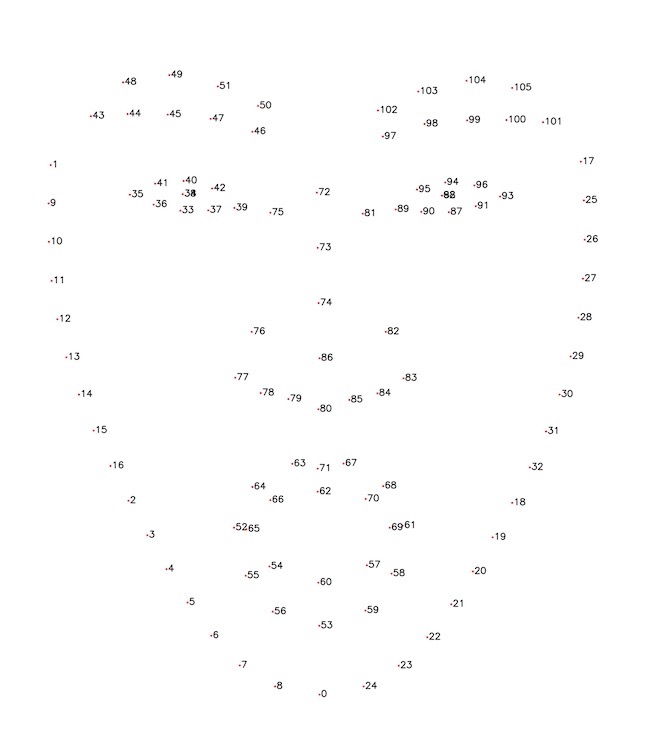
#> input picture Operators/ExampleFaceAlignmentOperator/人脸106landmark.jpeg, 660 x 746 px
$ python TextDocumentDeskewOperator.py --image_path '../ExampleFaceAlignmentOperator/人脸106landmark.jpeg'   (older library calls are emulated)
#> lines starting #> are read from the running program, lines starting #| are printed output that depends on the picture; after the words box and inside, x2 and y2 are one past the last pixel; in counts of white or black regions, pixels touching at a corner belong together
### Utils/GeometryUtils.py
import math
import operator
from functools import reduce

import bezier
import cv2
import numpy as np
import pyclipper
from pyclipper import PyclipperOffset
from scipy.interpolate import splprep, splev
from shapely.geometry import Polygon


# [211 lines left out: functions compute_two_points_angle, get_clockwise_angle_of_two_lines, curved_polygon, approximate_curved_polygon, get_region_proportion, get_bounding_rectangle and 4 more, not called in this run]


def rotate_points(_points, _degree=0, _center=(0, 0)):
    """
    逆时针绕着一个点旋转点

    Notes:

    points是非归一化的值

    Args:
        _points:    需要旋转的点
        _degree:    角度
        _center:    中心点

    Returns:    旋转后的点

    """
    angle = np.deg2rad(_degree)
    rotate_matrix = np.array([[np.cos(angle), -np.sin(angle)],
                              [np.sin(angle), np.cos(angle)]])
    center = np.atleast_2d(_center)
    points = np.atleast_2d(_points)
    return np.reshape((rotate_matrix @ (points.T - center.T) + center.T).T, (-1, 2))


def get_expand_rotated_points(_image, _center, _rotate_degree):
    """
    图像使用扩张模式旋转之后中心点的位置就会发生变化

    Args:
        _image: 图像
        _center:    旋转中心点
        _rotate_degree: 旋转角度

    Returns:    旋转后的原始的四个点(↖↗↘↙的顺序)，旋转后的中心点

    """
    h, w = _image.shape[:2]
    points = np.array([
        [0, 0],
        [w - 1, 0],
        [w - 1, h - 1],
        [0, h - 1],
        _center
    ])
    rotated_points = rotate_points(points, _rotate_degree, _center)
    offset_x = -np.min(rotated_points[:, 0])
    offset_y = -np.min(rotated_points[:, 1])
    new_points = rotated_points + [offset_x, offset_y]
    return new_points[:4], new_points[4]


def rotate_degree_img(_img, _degree, _center=None, _with_expand=True, _mask=None):
    """
    逆时针旋转图像

    Args:
        _img:   待旋转图像
        _degree:    角度
        _center:    旋转中心，默认为图像几何中心
        _with_expand:   是否需要调整图像大小，保证所有内容都不丢失
        _mask:      待旋转的mask，可为None

    Returns:    旋转后的图像，旋转后的mask

    """
    if _mask is not None:
        assert _img.shape == _mask.shape[:2], 'mask and shape is not same'
    h, w = _img.shape[:2]
    if _center is None:
        center = (w / 2, h / 2)
    else:
        center = _center
    if _with_expand:
        four_corner_points, _ = get_expand_rotated_points(_img, center, _degree)
        new_width = int(np.max(four_corner_points[:, 0]))
        new_height = int(np.max(four_corner_points[:, 1]))
        current_location = np.array([
            [0, 0],
            [w, 0],
            [w, h],
        ], dtype=np.float32)
        rotate_matrix = cv2.getAffineTransform(current_location, four_corner_points[:3].astype(np.float32))
    else:
        rotate_matrix = cv2.getRotationMatrix2D(center, _degree, 1)
        new_width = w
        new_height = h
    rotated_img = cv2.warpAffine(_img, rotate_matrix, (new_width, new_height), flags=cv2.INTER_LINEAR)
    if _mask is not None:
        rotated_mask = cv2.warpAffine(_mask, rotate_matrix, (new_width, new_height), flags=cv2.INTER_NEAREST)
    else:
        rotated_mask = None
    return rotated_img, rotated_mask


# [35 lines left out: functions resize_convex_hull_polygon, get_distance, not called in this run]


def resize_with_height(_image, _target_height):
    """
    将图像高度resize到指定高度的等比例缩放

    Args:
        _image:     待缩放图像
        _target_height:     目标高度

    Returns:    缩放后的图像

    """
    h, w = _image.shape[:2]
    ratio = h / _target_height
    target_w = int(np.ceil(w / ratio))
    return cv2.resize(_image, (target_w, _target_height))


# [33 lines left out: functions resize_with_width, resize_with_short_side, not called in this run]


def resize_with_long_side(_image, _target_long_side_size):
    """
    将图像最长边resize到指定长度的等比例缩放

    Args:
        _image:     图像
        _target_long_side_size:    最长边目标长度

    Returns:    缩放后的图像

    """
    h, w = _image.shape[:2]
    if h > w:
        return resize_with_height(_image, _target_long_side_size)
    else:
        return resize_with_width(_image, _target_long_side_size)


# [431 lines left out: functions _compute_image_specific_base, resize_with_specific_base, pad_image_with_specific_base, center_pad_image_with_specific_base, remove_image_pad, get_cropped_image and 9 more, not called in this run]

### Operators/DummyAlgorithm.py
"""
所有的算法都需要基于DummyAlgorithm进行实现
"""
from abc import ABC, abstractmethod
import logging
from logging import handlers
import os
import datetime


class DummyAlgorithm(ABC):
    # 算法名称
    name = 'dummy algorithm'
    # 算法版本名称
    __version__ = 'v1.0.20210307'

    def __init__(self, _is_test):
        self.logger = logging.getLogger(f'algorithm [{self.name}]')
        if _is_test:
            self.logger.setLevel(logging.DEBUG)
        else:
            self.logger.setLevel(logging.INFO)
        # 会在工作目录下面创建文件夹logs，用于装载日志
        os.makedirs('logs', exist_ok=True)
        date_string = datetime.date.today().strftime('%Y%m%d')
        log_format = f'%(asctime)s : %(levelname)s : %(process)d: %(thread)x: {self.name}: line %(lineno)d: %(message)s'
        # 每天存储一个文件，存储31天，且文件名包含启动日期
        log_file_handler = handlers.TimedRotatingFileHandler(f'logs/{self.name}_{date_string}启动.log', encoding='utf-8',
                                                             when='D', interval=1, backupCount=31)

        log_file_handler.setFormatter(logging.Formatter(log_format))
        self.logger.addHandler(log_file_handler)
        self.is_test = _is_test

    # [10 lines left out: function execute, not called in this run]

    @staticmethod
    def annotate(*args, **kwargs):
        pass

    def __call__(self, *args, **kwargs):
        return self.execute(*args, **kwargs)

### Operators/ExampleImagePreprocessOperator/TextDocumentDeskewOperator.py
from Operators.DummyAlgorithm import DummyAlgorithm
from skimage.feature import canny
from skimage.transform import hough_line, hough_line_peaks
import numpy as np
from collections import Counter
from Utils.GeometryUtils import rotate_degree_img, resize_with_long_side
import cv2


def get_max_frequency_element(_elements):
    all_element_frequency = Counter(_elements)
    max_frequency = max(all_element_frequency.values())
    to_return_all_max_frequency_elements = []
    for m_element, m_element_count in all_element_frequency.items():
        if m_element_count == max_frequency:
            to_return_all_max_frequency_elements.append(m_element)
    return to_return_all_max_frequency_elements


def calculate_deviation(_angle):
    angle_in_degrees = np.abs(_angle)
    deviation = np.abs(np.pi / 4 - angle_in_degrees)
    return deviation


class TextDocumentDeskewOperator(DummyAlgorithm):
    """
    只支持小于45度的角度矫正，对于超过45度的，那么就不能保证文字的方向了。

    经过测试，图像在90度和60度左右的时候就会将图像旋转为竖直状态。
    如果要保证图像准确率更高，可以考虑使用一个图片方向的分类器（4分类），然后将大方向正确的图再进行deskew，基本可以解决绝大部分情况。
    如果对图像进行deskew再进行分类也可以，但是可能效果没有前者好。
    """

    name = '文本文档图像方向矫正'
    __version__ = 'v1.0.20210426'

    def __init__(self, _is_test, _sigma=3.0, _num_peaks=20):
        super().__init__(_is_test)
        self.sigma = _sigma
        self.num_peaks = _num_peaks

    def execute(self, _image):
        # 避免计算耗时过长
        resized_img = resize_with_long_side(_image, 1024)
        gray_image = cv2.cvtColor(resized_img, cv2.COLOR_BGR2GRAY)
        edges = canny(gray_image, sigma=self.sigma)
        h, a, d = hough_line(edges)
        _, candidate_angle_bins, _ = hough_line_peaks(h, a, d, num_peaks=self.num_peaks)
        if len(candidate_angle_bins) == 0:
            return _image
        absolute_deviations = [calculate_deviation(m_angle) for m_angle in candidate_angle_bins]
        average_deviation = np.mean(np.rad2deg(absolute_deviations))
        angle_degrees = [np.rad2deg(x) for x in candidate_angle_bins]

        bin_0_45 = []
        bin_45_90 = []
        bin_0_45n = []
        bin_45_90n = []
        low_bound_of_angle = 44
        high_bound_of_angle = 46
        for m_angle_degree in angle_degrees:
            for m_bin, m_new_angle_degree in zip(
                    [bin_45_90, bin_0_45, bin_0_45n, bin_45_90n],
                    [90 - m_angle_degree, m_angle_degree, -m_angle_degree, 90 + m_angle_degree]
            ):
                deviation_sum = int(m_new_angle_degree + average_deviation)
                if low_bound_of_angle <= deviation_sum <= high_bound_of_angle:
                    m_bin.append(m_angle_degree)

        candidate_angle_bins = [bin_0_45, bin_45_90, bin_0_45n, bin_45_90n]
        selected_angle_bin = 0
        selected_angle_bin_length = len(candidate_angle_bins[0])

        for j in range(1, len(candidate_angle_bins)):
            m_len_angles = len(candidate_angle_bins[j])
            if m_len_angles > selected_angle_bin_length:
                selected_angle_bin_length = m_len_angles
                selected_angle_bin = j

        if selected_angle_bin_length:
            candidate_degrees = get_max_frequency_element(candidate_angle_bins[selected_angle_bin])
            mean_degree = np.mean(candidate_degrees)
        else:
            candidate_degrees = get_max_frequency_element(angle_degrees)
            mean_degree = np.mean(candidate_degrees)
        target_to_rotate_angle = mean_degree
        if 0 <= mean_degree <= 90:
            target_to_rotate_angle = mean_degree - 90
        if -90 <= mean_degree < 0:
            target_to_rotate_angle = 90 + mean_degree

        rotated_image, _ = rotate_degree_img(_image, -target_to_rotate_angle)
        return rotated_image


if __name__ == '__main__':
    from argparse import ArgumentParser

    ag = ArgumentParser('Text Document Deskew Example')
    ag.add_argument('-i', '--image_path', dest='image_path', type=str, required=True, help='图片路径')
    args = ag.parse_args()
    img = cv2.imread(args.image_path)
#> img is the input picture: shape (746, 660, 3); mean B, G, R 253.4, 253.4, 253.4
    text_document_deskew_handler = TextDocumentDeskewOperator(True)
    deskewed_img = text_document_deskew_handler.execute(img)
#> in execute, `edges = canny(gray_image, sigma=self.sigma)`:
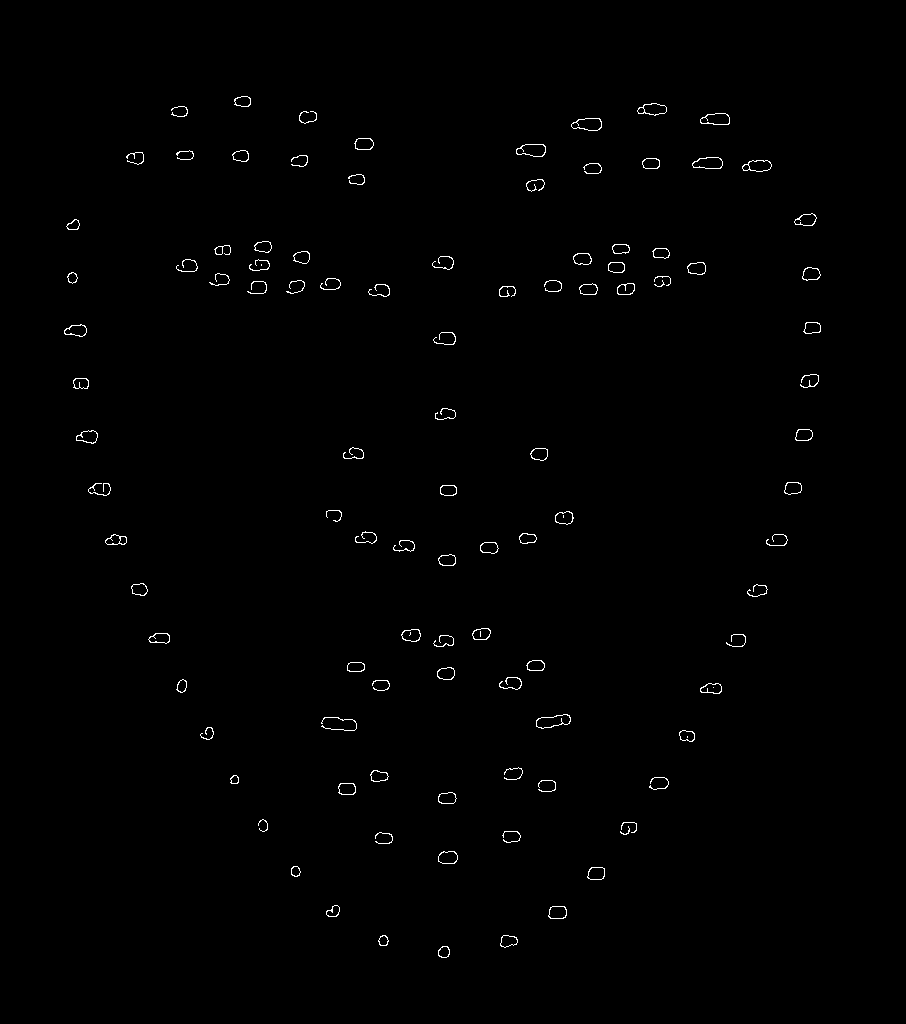
#> edges: shape (1024, 906) bool; 0.61% white in thin lines or dots, all inside (x1, y1, x2, y2) = (64, 96, 821, 958)
#> in execute, `h, a, d = hough_line(edges)`:
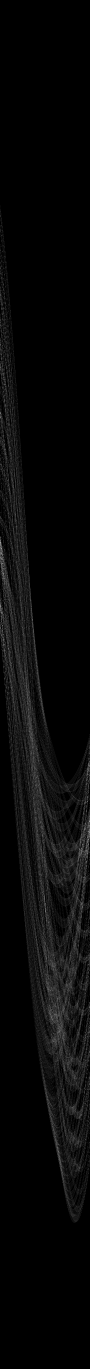
#> h: shape (2737, 180) uint64 (shown at 1/2 size); min 0, max 62, mean 2.1; drawn with min black and max white
#> in execute, `h, a, d = hough_line(edges)`: a = 180 values from -1.57 to 1.55; d = 2737 values from -1368 to 1368
#> in execute, `_, candidate_angle_bins, _ = hough_line_peaks(h, a, d, num_peaks=self...`: candidate_angle_bins = 20 values, max 1.55 at index 1, min -1.57 at index 0, mean -0.089
#> in execute, `absolute_deviations = [calculate_deviation(m_angle) for m_angle in can..`: absolute_deviations = [0.785, 0.768, 0.768, 0.716, 0.716, 0.733, 0.733, 0.75, 0.716, 0.733, 0.785, 0.698, 0.681, 0.716, 0.785, 0.681, 0.524, 0.733, 0.628, 0.768]
#> in execute, `average_deviation = np.mean(np.rad2deg(absolute_deviations))`: average_deviation = 41.3
#> in execute, `angle_degrees = [np.rad2deg(x) for x in candidate_angle_bins]`: angle_degrees = [-90, 89, 89, -86, 86, -87, -87, -88, 86, -87, -90, 85, -84, -86, 0, -84, 75, 87, 81, 89]
#> the loop in execute, `for m_angle_degree in angle_degrees:` made 20 passes
#> m_angle_degree on passes 1 to 12: -90, 89, 89, -86, 86, -87, -87, -88, 86, -87, -90, 85
#> after the loop in execute, `for m_angle_degree in angle_degrees:`: m_bin = [-86, -87, -87, -87, -86]
#> in rotate_points, `angle = np.deg2rad(_degree)`: angle = -0.0524
#> in rotate_points, `rotate_matrix = np.array([[np.cos(angle), -np.sin(angle)], [np.sin(ang..`: rotate_matrix = [[0.999, 0.0523], [-0.0523, 0.999]]
#> in get_expand_rotated_points, `rotated_points = rotate_points(points, _rotate_degree, _center)`: rotated_points = [[-19.07, 17.78], [639, -16.71], [678, 727.3], [19.92, 761.8], [330, 373]]
#> in get_expand_rotated_points, `offset_x = -np.min(rotated_points[:, 0])`: offset_x = 19.07
#> in get_expand_rotated_points, `offset_y = -np.min(rotated_points[:, 1])`: offset_y = 16.71
#> in get_expand_rotated_points, `new_points = rotated_points + [offset_x, offset_y]`: new_points = [[0, 34.49], [658.1, 0], [697.1, 744], [38.99, 778.5], [349.1, 389.7]]
#> in rotate_degree_img, `four_corner_points, _ = get_expand_rotated_points(_img, center, _degree)`: four_corner_points = [[0, 34.49], [658.1, 0], [697.1, 744], [38.99, 778.5]]
#> in rotate_degree_img, `new_width = int(np.max(four_corner_points[:, 0]))`: new_width = 697
#> in rotate_degree_img, `new_height = int(np.max(four_corner_points[:, 1]))`: new_height = 778
#> in rotate_degree_img, `rotate_matrix = cv2.getAffineTransform(current_location, four_corner_p..`: rotate_matrix = [[0.997, 0.0523, 0], [-0.0523, 0.997, 34.49]]
#> in rotate_degree_img, `rotated_img = cv2.warpAffine(_img, rotate_matrix, (new_width, new_heig..`:
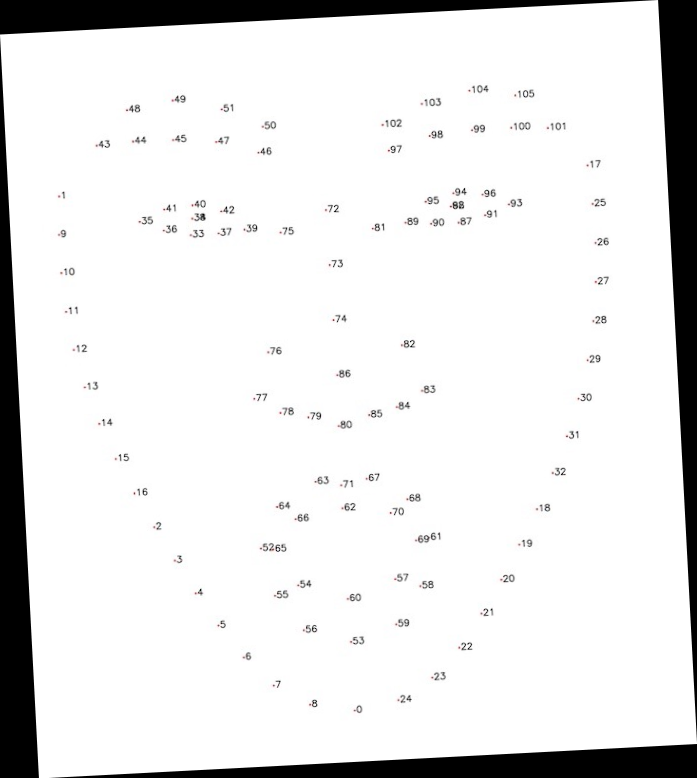
#> rotated_img: shape (778, 697, 3); mean B, G, R 229.4, 229.4, 229.5
    cv2.imwrite('deskewed_img.png', deskewed_img)
